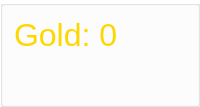
        <widget class="QGroupBox" name="Reroll_Level">
         <property name="maximumSize">
          <size>
           <width>200</width>
           <height>16777215</height>
          </size>
         </property>
         <property name="styleSheet">
          <string notr="true">QGroupBox{
background: white;
}</string>
         </property>
         <property name="title">
          <string/>
         </property>
         <layout class="QVBoxLayout" name="verticalLayout">
          <item>
           <widget class="QLabel" name="Gold_Label">
            <property name="font">
             <font>
              <pointsize>24</pointsize>
             </font>
            </property>
            <property name="styleSheet">
             <string notr="true">QLabel{
color: gold;
}</string>
            </property>
            <property name="text">
             <string>Gold: 0</string>
            </property>
           </widget>
          </item>
          <item>
           <widget class="QLabel" name="Level_Up">
            <property name="text">
             <string/>
            </property>
            <property name="pixmap">
             <pixmap resource="resources.qrc">:/General Assets/Level.png</pixmap>
            </property>
            <property name="scaledContents">
             <bool>true</bool>
            </property>
           </widget>
          </item>
          <item>
           <widget class="QLabel" name="Reroll">
            <property name="text">
             <string/>
            </property>
            <property name="pixmap">
             <pixmap resource="resources.qrc">:/General Assets/Reroll.png</pixmap>
            </property>
            <property name="scaledContents">
             <bool>true</bool>
            </property>
           </widget>
          </item>
         </layout>
        </widget>
